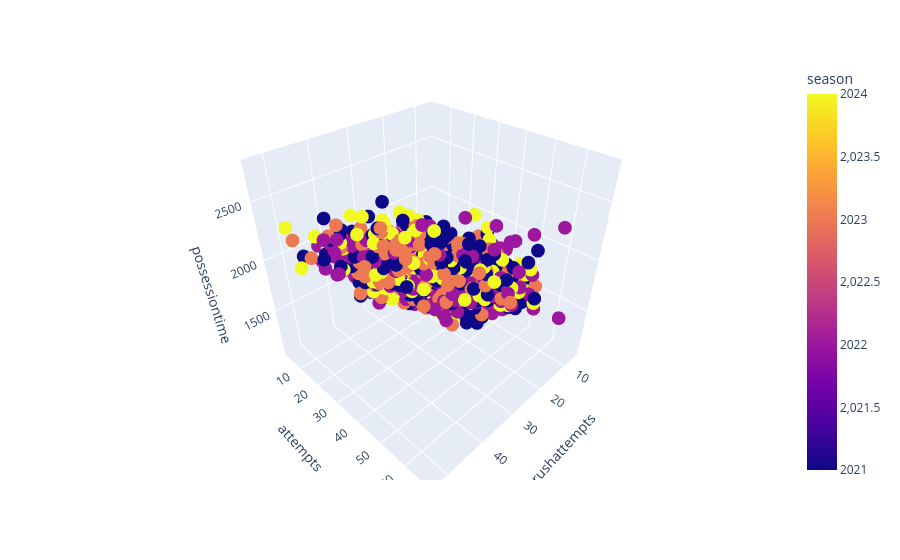

Here is the notebook cell this chart was saved with:
### Code cell
test_data = stats_team.dropna(subset=['rushattempts', 'attempts', 'possessiontime'])

fig = px.scatter_3d(stats_team,
                    x='rushattempts',
                    y='attempts',
                    z='possessiontime',
                    color='season')
fig.show()

### Figure 1 — Plotly figure (JSON) as saved in the notebook; plotly's stock layout.template omitted (floating-point values rounded to 4 significant figures; data arrays with more than 128 entries replaced by an {"elided": "..."} marker saying what was removed)
{"data": [{"hovertemplate": "rushattempts=%{x}<br>attempts=%{y}<br>possessiontime=%{z}<br>season=%{marker.color}<extra></extra>", "legendgroup": "", "marker": {"color": {"elided": "2278 int values"}, "coloraxis": "coloraxis", "symbol": "circle"}, "mode": "markers", "name": "", "scene": "scene", "showlegend": false, "type": "scatter3d", "x": {"elided": "2278 int values"}, "y": {"elided": "2278 int values"}, "z": {"elided": "2278 int values"}}], "layout": {"coloraxis": {"colorbar": {"title": {"text": "season"}}, "colorscale": [[0, "#0d0887"], [0.1111, "#46039f"], [0.2222, "#7201a8"], [0.3333, "#9c179e"], [0.4444, "#bd3786"], [0.5556, "#d8576b"], [0.6667, "#ed7953"], [0.7778, "#fb9f3a"], [0.8889, "#fdca26"], [1, "#f0f921"]]}, "legend": {"tracegroupgap": 0}, "margin": {"t": 60}, "scene": {"domain": {"x": [0, 1], "y": [0, 1]}, "xaxis": {"title": {"text": "rushattempts"}}, "yaxis": {"title": {"text": "attempts"}}, "zaxis": {"title": {"text": "possessiontime"}}}}}
